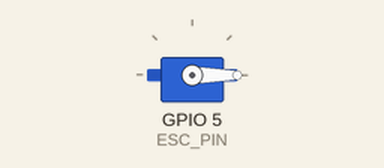
The sketch below on a simulated ESP32. Shown: servo.

Above: at 5.05 s.
At 10.95 s:
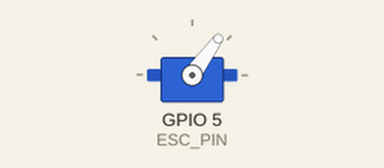
Timing chart, 0 to 16.7 s (numbered marks = the images above):
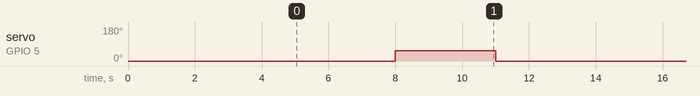

The sketch:

ESP32-PWM.ino
```cpp
#include <ESP32Servo.h>

Servo esc;

#define ESC_PIN 5

void setup()
{
  Serial.begin(115200);

  esc.setPeriodHertz(50);
  esc.attach(ESC_PIN, 1000, 2000);

  // 啟動 ESC
  esc.writeMicroseconds(1000);
  delay(5000);
}

void loop()
{
  // 最低油門
  esc.writeMicroseconds(1000);
  delay(3000);

  // 低速測試
  esc.writeMicroseconds(1300);
  delay(3000);

  // 停止
  esc.writeMicroseconds(1000);
  delay(3000);
}
```

Measured:
- by itself, servo on GPIO 5 (ESC_PIN): alternates 54° for 3.0 s and 0° for 6.0 s
